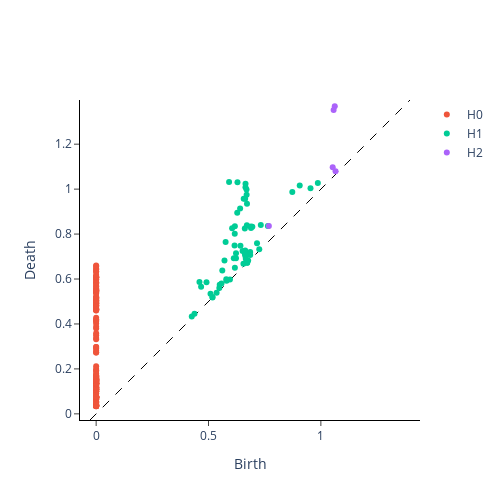

This figure's notebook cell:
### Code cell
plot_diagram(nonperiodic_persistence_diagrams[0])
